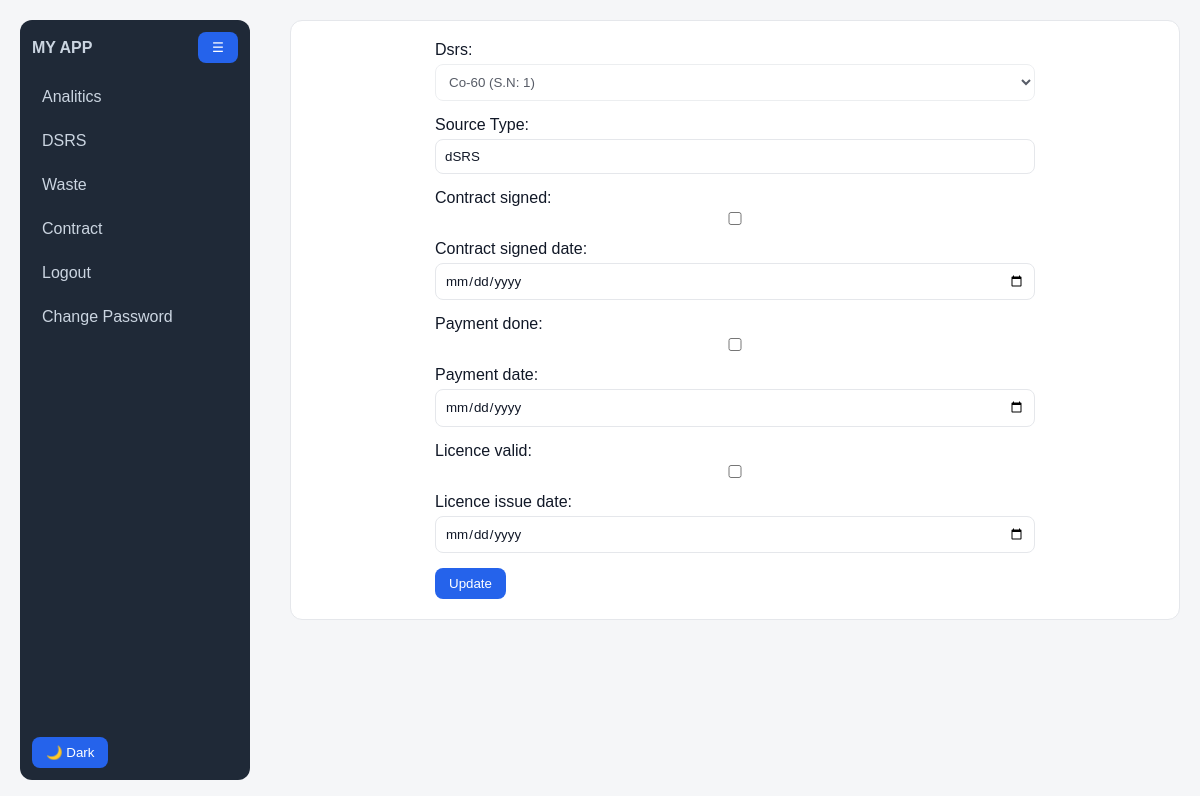
Before: /contract/contract/edit/28/ (signed in) with the older database file.
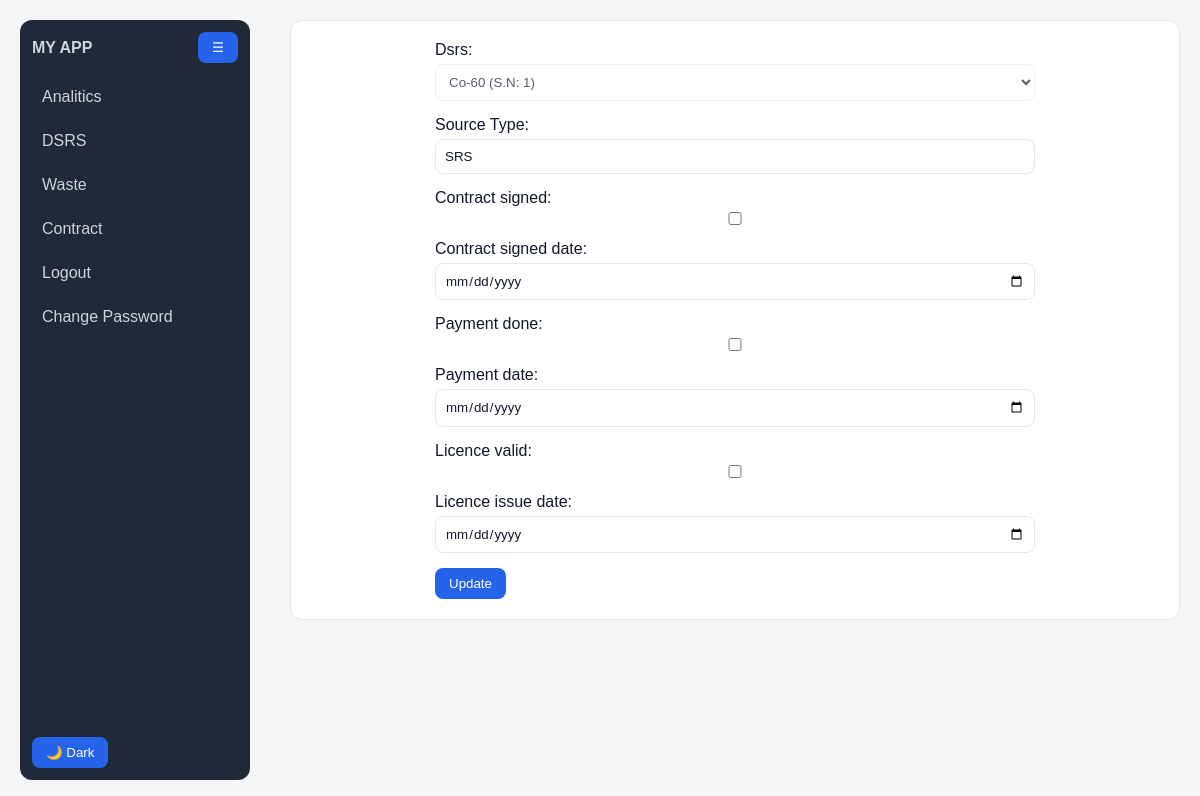
After: the same page with the newer database file.
### contract/models.py (models this page shows, shortened)
class Contract(models.Model):
    dsrs = models.ForeignKey(
    "dashboard.DSRS",
    on_delete=models.CASCADE,
    related_name="contracts"
)
    Source_Type = models.CharField(max_length=10)
    status = models.CharField(max_length=50)
    status_date = models.DateField()
    facility = models.CharField(max_length=200)
    serial_number = models.CharField(max_length=100)
    nuclide = models.CharField(max_length=100)
    activity = models.FloatField(null=True, blank=True)
    activity_unit = models.CharField(max_length=20, null=True, blank=True)
    activity_date = models.DateField(null=True, blank=True)
    contract_signed = models.BooleanField(default=False)
    contract_signed_date = models.DateField(null=True, blank=True)
    payment_done = models.BooleanField(default=False)
    payment_date = models.DateField(null=True, blank=True)
    licence_valid = models.BooleanField(default=False)
    licence_issue_date = models.DateField(null=True, blank=True)
    created_at = models.DateTimeField(auto_now_add=True)
    history = HistoricalRecords()

### contract/views.py (the view)
# urls.py: path('contract/edit/<int:pk>/', views.contract_edit, name='contract_edit'),
def contract_edit(request, pk):
    if not request.user.groups.filter(name="Contracts Users").exists():
        return HttpResponseForbidden("No access")
    obj = get_object_or_404(Contract, pk=pk)
    if request.method == "POST":
        form = ContractForm(request.POST, request.FILES, instance=obj)
        if form.is_valid():
            form.save()
            return redirect("contract_index")
    else:
        form = ContractForm(instance=obj)
    return render(request, "contract/contract_edit.html", {"form": form})

### contract/forms.py
class ContractForm(forms.ModelForm):
    class Meta:
        model = Contract
        exclude = ['created_by','created_at','status', 'status_date','facility','serial_number',
                   'nuclide','activity','activity_unit','activity_date']
        widgets = {
            'payment_date': forms.DateInput(attrs={'type': 'date'}),
            'contract_signed_date': forms.DateInput(attrs={'type': 'date'}),
            'licence_issue_date': forms.DateInput(attrs={'type': 'date'}),
        }
    def __init__(self, *args, **kwargs):
        super().__init__(*args, **kwargs)
        self.fields['dsrs'].disabled = True
        for field in self.fields.values():
            field.widget.attrs.update({'class': 'form-control'})
        self.helper = FormHelper()
        self.helper.form_method = 'post'
        self.helper.add_input(Submit('submit', 'Save Contract'))

### dashboard/models.py (called while the page is built)
    def __str__(self):
        return self.name

    def __str__(self):
        return f"{self.Nuclide} (S.N: {self.serial_number})"

### templates/contract/contract_edit.html (shortened to what this page needs)
{% extends 'base.html' %}
{% load static %}
{% load crispy_forms_tags %}
{% block content %}
<div class="content">
    <div style="max-width:600px; margin:auto;">
<form method="POST" enctype="multipart/form-data">
    {{ form.as_p }}
    <button type="submit" class="btn btn-success">Update</button>
</form>
</div>
</div>
{% endblock %}

Changed rows visible on the page:
changed Contract "Co-60 (S.N: 1)": Source_Type "dSRS" → "SRS"
